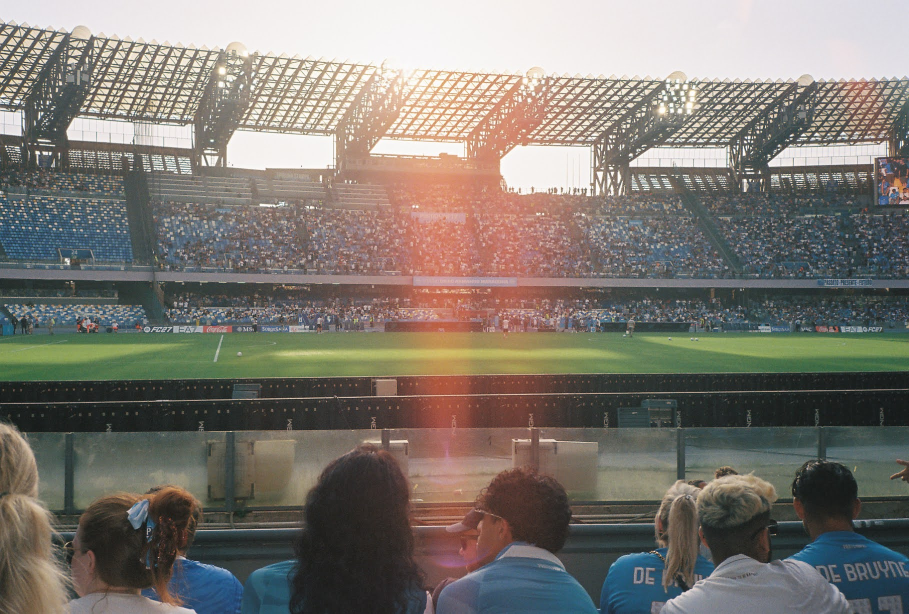
#> input picture samples/naples_stadium_crowd_01.jpg, 1818 x 1228 px (shown at 1/2 size)
$ python cli.py ../samples/naples_stadium_crowd_01.jpg
#> lines starting #> are read from the running program, lines starting #| are printed output that depends on the picture
### leakfix/core.py
import os, numpy as np, cv2
from scipy.ndimage import gaussian_filter, gaussian_filter1d

GAMMA = 2.2
TILE_AUTO_THRESHOLDS = ((700, 64), (300, 32), (0, 16))
EXPOSURE_FEATHER_PX = 8
MIN_BOX_PX = 8
MIN_TILE_PX = 8


# [14 lines left out: functions clamp_box, fit_tile, not called in this run]


def auto_tile(shape):
    short_side = min(shape[0], shape[1])
    return next(tile for threshold, tile in TILE_AUTO_THRESHOLDS if short_side >= threshold)


def resolve_tile(tile, shape):
    return int(tile) if tile else auto_tile(shape)


# [67 lines left out: functions confinement_mask, apply_inside_box, tile_fix, not called in this run]


def second_pass_tile(tile):
    return max(8, tile // 2)


# [14 lines left out: functions deleak, detint, not called in this run]


def srgb_to_lin(x): return np.where(x <= 0.04045, x / 12.92, ((x + 0.055) / 1.055) ** 2.4)
def lin_to_srgb(x): x = np.clip(x, 0, 1); return np.where(x <= 0.0031308, x * 12.92, 1.055 * x ** (1 / 2.4) - 0.055)
def luminance(lin): return 0.2126 * lin[..., 0] + 0.7152 * lin[..., 1] + 0.0722 * lin[..., 2]


# [27 lines left out: functions exposure_match, hsv_neutralize, not called in this run]


def audit(before, after, boxes):
    H, W = before.shape[:2]; m = np.zeros((H, W), bool)
    for x0, x1, y0, y1 in boxes: m[int(y0):int(y1), int(x0):int(x1)] = True
    d = (before - after) * 255
    inside = d[m].mean(0) if m.any() else np.zeros(3)
    outside = d[~m].mean(0) if (~m).any() else np.zeros(3)
    return inside, outside


# [4 lines left out: function lab_ab, not called in this run]


def load(path):
#> called with path = '../samples/naples_stadium_crowd_01.jpg'
    if not os.path.isfile(str(path)): raise FileNotFoundError(f"image file not found: {path}")
    bgr = cv2.imread(str(path))
#> bgr is the input picture: shape (1228, 1818, 3); mean B, G, R 113.5, 120.7, 125.6
    if bgr is None: raise ValueError(f"not a readable image: {path}")
    return cv2.cvtColor(bgr, cv2.COLOR_BGR2RGB).astype(np.float64) / 255.0
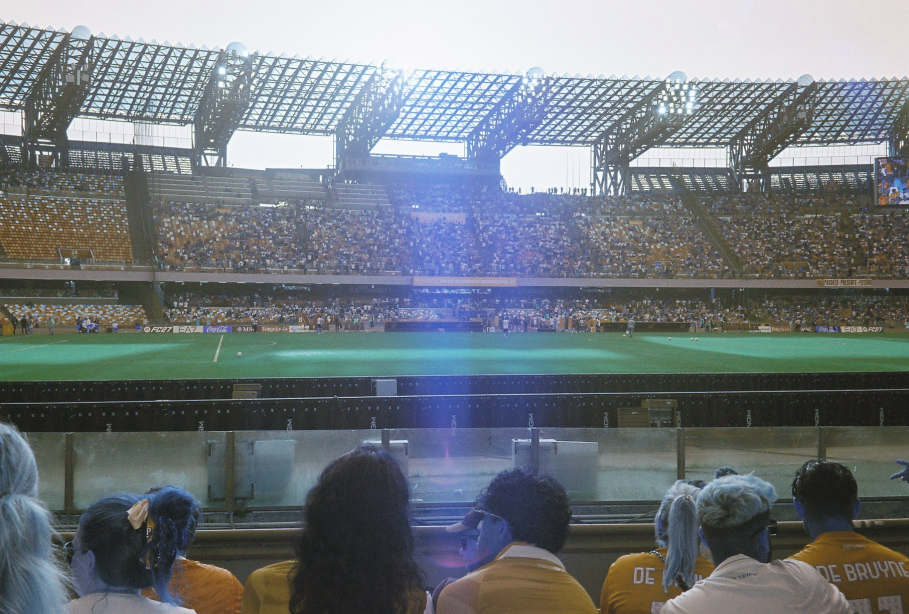
#> returned value: shape (1228, 1818, 3) float64 (shown at 1/2 size); mean of channels 0, 1, 2 0.493, 0.473, 0.445; drawn as B, G, R

def save(path, rgb, quality=93):
    cv2.imwrite(str(path), cv2.cvtColor((np.clip(rgb, 0, 1) * 255 + 0.5).astype(np.uint8), cv2.COLOR_RGB2BGR), [cv2.IMWRITE_JPEG_QUALITY, quality])

### leakfix/cli.py
import argparse, json, os, time
from . import core, recipe

STEP_FILES = {"leak": "step1_deleak.jpg", "cool_tint": "step2_detint.jpg", "exposure": "step3_final.jpg", "hsv": "step4_hsv.jpg"}

def box(s): return tuple(int(v) for v in s.split(","))

def pad_box(box, pad, shape):
    H, W = shape[:2]; x0, x1, y0, y1 = box
    return (max(0, x0 - pad), min(W, x1 + pad), max(0, y0 - pad), min(H, y1 + pad))

def hsv_boxes_for(a, shape):
    if a.hsv is None: return []
    if a.hsv_box: return list(a.hsv_box)
    if a.hsv_whole_frame: return [None]
    padded = [pad_box(b, core.resolve_tile(a.tile, shape), shape) for b in a.leak + a.tint + a.expose]
    return list(dict.fromkeys(padded)) or [None]

def stage_audit_boxes(st, shape):
    if st["stage"] == "recipe_v2": return recipe.padded_leak_boxes(st["boxes"], core.resolve_tile(st.get("tile"), shape), shape)
    return [tuple(b) for b in st["boxes"]]

def audited_boxes(a, stages, shape):
    H, W = shape[:2]; whole_frame = [(0, W, 0, H)]
    if stages is not None:
        if any(st["stage"] == "hsv" and not st["boxes"] for st in stages): return whole_frame
        return [b for st in stages for b in stage_audit_boxes(st, shape)]
    hsv_boxes = hsv_boxes_for(a, shape)
    if None in hsv_boxes: return whole_frame
    return a.leak + a.tint + a.expose + hsv_boxes

def step_file_path(out_path, stage):
    return os.path.join(os.path.dirname(out_path) or ".", STEP_FILES[stage])

def save_step(a, out_path, stage, rgb):
    if not a.save_steps: return
    path = step_file_path(out_path, stage); core.save(path, rgb); print("saved", path)

REPLAY_STAGES = ("leak", "cool_tint", "exposure", "hsv", "recipe_v2")
REPLAY_DEFAULT_TILE = 64
CLASSIC_GAIN = 1.3
CLASSIC_TINT_GAIN = 0.9
RECIPE_CONFLICTS = (("gain", "--gain"), ("tint_gain", "--tint-gain"), ("tint", "--tint"), ("expose", "--expose"), ("hsv", "--hsv"), ("hsv_box", "--hsv-box"), ("hsv_whole_frame", "--hsv-whole-frame"), ("replay", "--replay"), ("ref", "--ref"), ("save_steps", "--save-steps"))

def tile_choice(s):
    if s.lower() == "auto": return None
    if s not in ("64", "32", "16"): raise argparse.ArgumentTypeError(f"--tile must be auto, 64, 32 or 16, not {s!r}")
    return int(s)

# [9 lines left out: function validate_stages, not called in this run]

def replay_recipe_stage(rgb, st):
    rgb, _ = recipe.run_recipe(rgb, [tuple(b) for b in st["boxes"]], second_gain=st["second_gain"], tint_gain=st["tint_gain"], tile=st.get("tile"))
    return rgb

# [13 lines left out: function replay_stages, not called in this run]

def load_or_exit(path):
    try: return core.load(path)
    except (FileNotFoundError, ValueError) as e: raise SystemExit(str(e))

def steps_or_exit(run_steps):
    try: return run_steps()
    except ValueError as e: raise SystemExit(str(e))

def main():
    p = argparse.ArgumentParser(); p.add_argument("image"); p.add_argument("-o", "--out", default=None)
    p.add_argument("--leak", type=box, action="append", default=[]); p.add_argument("--tint", type=box, action="append", default=[])
    p.add_argument("--expose", type=box, action="append", default=[]); p.add_argument("--ref", type=box, default=None)
    p.add_argument("--gain", type=float, default=None, help="step 1 gain (default 1.3)"); p.add_argument("--tint-gain", type=float, default=None, help="step 2 gain (default 0.9)"); p.add_argument("--max-stops", type=float, default=1.0)
    p.add_argument("--tile", type=tile_choice, default="auto", help="tile size for steps 1-2: auto (64 / 32 / 16 by image size), 64, 32 or 16")
    p.add_argument("--replay", default=None, help="boxes.json written by the app")
    p.add_argument("--hsv", type=float, default=None, help="final HSV warm-neutralize pass, blend strength 0-1 (e.g. 0.45); whole frame unless --hsv-box")
    p.add_argument("--hsv-box", type=box, action="append", default=[])
    p.add_argument("--hsv-whole-frame", action="store_true", help="run --hsv on the whole frame instead of inside the steps 1-3 boxes padded by one tile")
    p.add_argument("--save-steps", action="store_true", help="also write step1_deleak.jpg, step2_detint.jpg, step3_final.jpg, step4_hsv.jpg next to the output, one per step run")
    p.add_argument("--recipe", choices=("v2",), default=None, help="run recipe v2 on the --leak boxes (two deleak passes, gated blue tint, matched exposure, hsv, black-point floor, tile fade) and write <out>.boxes.json")
    a = p.parse_args()
    check_recipe_flags(a)
    if not a.recipe: a.gain, a.tint_gain = with_default(a.gain, CLASSIC_GAIN), with_default(a.tint_gain, CLASSIC_TINT_GAIN)
    rgb = load_or_exit(a.image); orig = rgb.copy()
    out = a.out or a.image.rsplit(".", 1)[0] + "_fixed.jpg"
    stages = json.load(open(a.replay))["stages"] if a.replay else None
    if a.recipe:
        rgb, stages = steps_or_exit(lambda: run_recipe_v2(a, rgb))
        write_recipe_label(label_path_for(out), a.image, stages)
    else:
        rgb = steps_or_exit(lambda: apply_stages(a, rgb, stages, out))
    inside, outside = core.audit(orig, rgb, audited_boxes(a, stages, rgb.shape)); print(f"change inside {inside.round(1)}  outside {outside.round(2)}")
    core.save(out, rgb); print("saved", out)

def flag_was_given(value):
    if value is None or value is False: return False
    return not isinstance(value, list) or len(value) > 0

def check_recipe_flags(a):
    if not a.recipe: return
    used = [flag for attr, flag in RECIPE_CONFLICTS if flag_was_given(getattr(a, attr))]
    if used: raise SystemExit(f"--recipe v2 cannot be combined with {', '.join(used)}: the recipe runs its own blue tint, exposure and hsv steps at fixed gains and writes no per-step files")
    if not a.leak: raise SystemExit("--recipe v2 needs at least one --leak box")

def with_default(value, default):
    return default if value is None else value

def recipe_stage(boxes, info, second_gain, tint_gain):
    return {"stage": "recipe_v2", "boxes": [list(b) for b in boxes], "tile": info["tile"], "second_gain": second_gain, "tint_gain": tint_gain,
            "time": time.strftime("%Y-%m-%d %H:%M:%S")}

# [4 lines left out: function run_recipe_v2, not called in this run]

def label_path_for(out_path):
    return out_path.rsplit(".", 1)[0] + ".boxes.json"

# [4 lines left out: function write_recipe_label, not called in this run]

def apply_stages(a, rgb, stages, out):
    original = rgb
    if a.replay:
        rgb = replay_stages(rgb, stages, original)
    else:
        tile = core.resolve_tile(a.tile, rgb.shape)
#> tile = 64
        if a.leak or a.tint: print(f"tile {tile} px" + (" (auto)" if a.tile is None else ""))
        for b in a.leak: rgb, f, af = core.deleak(rgb, b, gain=a.gain, tile=tile); print(f"leak {b}: peak {f[...,0].max():.3f} blue frac {af:.2f}")
        if a.leak: save_step(a, out, "leak", rgb)
        for b in a.tint: rgb, _, _ = core.detint(rgb, b, gain=a.tint_gain, tile=tile); print(f"tint {b}")
        if a.tint: save_step(a, out, "cool_tint", rgb)
        for b in a.expose:
            if a.ref is None: raise SystemExit("--expose needs --ref")
            rgb, lift = core.exposure_match(rgb, b, a.ref, max_stops=a.max_stops); print(f"expose {b}: {lift:+.2f} stops")
        if a.expose: save_step(a, out, "exposure", rgb)
        if a.hsv is not None:
            hsv_boxes = hsv_boxes_for(a, rgb.shape)
            if hsv_boxes == [None] and not a.hsv_whole_frame and not a.hsv_box: print("no leak boxes: hsv runs on the whole frame")
            for b in hsv_boxes: rgb, frac = core.hsv_neutralize(rgb, b, strength=a.hsv); print(f"hsv {b or 'whole frame'}: mask {frac*100:.1f}%")
            save_step(a, out, "hsv", rgb)
    return rgb

if __name__ == "__main__":
    main()
#> in audit, `d = (before - after) * 255`: d: shape (1228, 1818, 3) float64; every value is 0
#> in audit, `inside = d[m].mean(0) if m.any() else np.zeros(3)`: inside = [0, 0, 0]
#| change inside [0. 0. 0.]  outside [0. 0. 0.]
#| saved ../samples/naples_stadium_crowd_01_fixed.jpg
